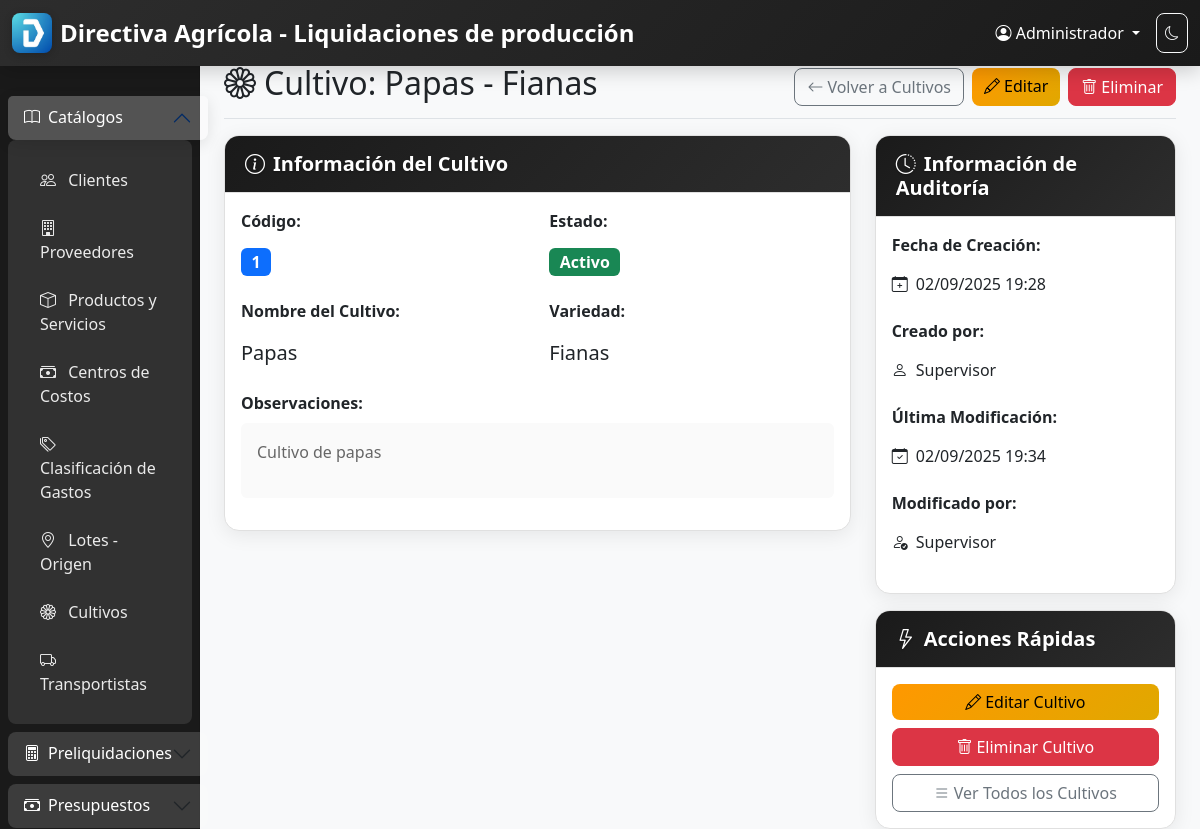
Page /cultivos/1/ (signed in) on the committed database.
### core/models.py (models this page shows, shortened)
class Usuario(AbstractUser):
    nombre = models.CharField(max_length=100, verbose_name="Nombre completo")
    puesto = models.CharField(max_length=100, verbose_name="Puesto")
    email = models.EmailField(unique=True, verbose_name="Correo electrónico")
    is_admin = models.BooleanField(default=False, verbose_name="Es administrador")
    USERNAME_FIELD = 'username'
    REQUIRED_FIELDS = ['email', 'nombre', 'puesto']
    class Meta:
        verbose_name = "Usuario"
        verbose_name_plural = "Usuarios"
        db_table = 'usuarios'

class Cultivo(models.Model):
    codigo = models.AutoField(primary_key=True, verbose_name="Código")
    nombre = models.CharField(
        max_length=100,
        verbose_name="Nombre del cultivo",
        help_text="Nombre del cultivo"
    )
    variedad = models.CharField(
        max_length=100,
        verbose_name="Variedad",
        help_text="Variedad del cultivo"
    )
    observaciones = models.TextField(
        blank=True,
        verbose_name="Observaciones",
        help_text="Observaciones adicionales"
    )
    activo = models.BooleanField(
        default=True,
        verbose_name="Activo",
        help_text="Indica si el cultivo está activo"
    )
    fecha_creacion = models.DateTimeField(auto_now_add=True, verbose_name="Fecha de creación")
    fecha_modificacion = models.DateTimeField(auto_now=True, verbose_name="Fecha de modificación")
    usuario_creacion = models.ForeignKey(
        Usuario,
        on_delete=models.SET_NULL,
        null=True,
        blank=True,
        related_name='cultivos_creados',
        verbose_name="Usuario de creación"
    )
    usuario_modificacion = models.ForeignKey(
        Usuario,
        on_delete=models.SET_NULL,
        null=True,
        blank=True,
        related_name='cultivos_modificados',
        verbose_name="Usuario de modificación"
    )
    class Meta:
        verbose_name = "Cultivo"
        verbose_name_plural = "Cultivos"
        db_table = 'cultivos'
        ordering = ['nombre', 'variedad']

### core/views.py (the view)
# urls.py: path('cultivos/<int:pk>/', CultivoDetailView.as_view(), name='cultivo_detail'),
class CultivoDetailView(LoginRequiredMixin, TemplateView):
    template_name = 'core/cultivo_detail.html'
    def get_object(self):
        return get_object_or_404(Cultivo, pk=self.kwargs['pk'])
    def get_context_data(self, **kwargs):
        context = super().get_context_data(**kwargs)
        cultivo = self.get_object()
        context['cultivo'] = cultivo
        context['title'] = f'Cultivo: {cultivo.nombre} - {cultivo.variedad}'
        return context

### templates/core/cultivo_detail.html (shortened to what this page needs)
{% extends 'base.html' %}
{% load static %}
{% block content %}
<div class="d-flex justify-content-between flex-wrap flex-md-nowrap align-items-center pt-3 pb-2 mb-3 border-bottom">
    <h1 class="h2">
        <i class="bi bi-flower1 me-2"></i>{{ title }}
    </h1>
    <div class="btn-toolbar mb-2 mb-md-0">
        <a href="{% url 'core:cultivo_list' %}" class="btn btn-outline-secondary me-2">
            <i class="bi bi-arrow-left me-1"></i>Volver a Cultivos
        </a>
        <a href="{% url 'core:cultivo_update' cultivo.pk %}" class="btn btn-warning me-2">
            <i class="bi bi-pencil me-1"></i>Editar
        </a>
        <a href="{% url 'core:cultivo_delete' cultivo.pk %}" class="btn btn-danger">
            <i class="bi bi-trash me-1"></i>Eliminar
        </a>
    </div>
</div>
<div class="row">
    <div class="col-lg-8">
        <div class="card">
            <div class="card-header">
                <h5 class="card-title mb-0">
                    <i class="bi bi-info-circle me-2"></i>Información del Cultivo
                </h5>
            </div>
            <div class="card-body">
                <div class="row">
                    <div class="col-md-6">
                        <div class="mb-3">
                            <label class="form-label fw-bold">Código:</label>
                            <p class="form-control-plaintext">
                                <span class="badge bg-primary fs-6">{{ cultivo.codigo }}</span>
                            </p>
                        </div>
                    </div>
                    <div class="col-md-6">
                        <div class="mb-3">
                            <label class="form-label fw-bold">Estado:</label>
                            <p class="form-control-plaintext">
                                {% if cultivo.activo %}
                                    <span class="badge bg-success fs-6">Activo</span>
                                {% else %}
                                    <span class="badge bg-secondary fs-6">Inactivo</span>
                                {% endif %}
                            </p>
                        </div>
                    </div>
                </div>
                <div class="row">
                    <div class="col-md-6">
                        <div class="mb-3">
                            <label class="form-label fw-bold">Nombre del Cultivo:</label>
                            <p class="form-control-plaintext fs-5">{{ cultivo.nombre }}</p>
                        </div>
                    </div>
                    <div class="col-md-6">
                        <div class="mb-3">
                            <label class="form-label fw-bold">Variedad:</label>
                            <p class="form-control-plaintext fs-5">{{ cultivo.variedad }}</p>
                        </div>
                    </div>
                </div>
                {% if cultivo.observaciones %}
                <div class="row">
                    <div class="col-12">
                        <div class="mb-3">
                            <label class="form-label fw-bold">Observaciones:</label>
                            <div class="form-control-plaintext bg-light p-3 rounded">
                                {{ cultivo.observaciones|linebreaks }}
                            </div>
                        </div>
                    </div>
                </div>
                {% endif %}
            </div>
        </div>
    </div>
    <div class="col-lg-4">
        <div class="card">
            <div class="card-header">
                <h5 class="card-title mb-0">
                    <i class="bi bi-clock-history me-2"></i>Información de Auditoría
                </h5>
            </div>
            <div class="card-body">
                <div class="mb-3">
                    <label class="form-label fw-bold">Fecha de Creación:</label>
                    <p class="form-control-plaintext">
                        <i class="bi bi-calendar-plus me-1"></i>
                        {{ cultivo.fecha_creacion|date:"d/m/Y H:i" }}
                    </p>
                </div>
                {% if cultivo.usuario_creacion %}
                <div class="mb-3">
                    <label class="form-label fw-bold">Creado por:</label>
                    <p class="form-control-plaintext">
                        <i class="bi bi-person me-1"></i>
                        {{ cultivo.usuario_creacion.nombre }}
                    </p>
                </div>
                {% endif %}
                <div class="mb-3">
                    <label class="form-label fw-bold">Última Modificación:</label>
                    <p class="form-control-plaintext">
                        <i class="bi bi-calendar-check me-1"></i>
                        {{ cultivo.fecha_modificacion|date:"d/m/Y H:i" }}
                    </p>
                </div>
                {% if cultivo.usuario_modificacion %}
                <div class="mb-3">
                    <label class="form-label fw-bold">Modificado por:</label>
                    <p class="form-control-plaintext">
                        <i class="bi bi-person-check me-1"></i>
                        {{ cultivo.usuario_modificacion.nombre }}
                    </p>
                </div>
                {% endif %}
            </div>
        </div>
        <div class="card mt-3">
            <div class="card-header">
                <h5 class="card-title mb-0">
                    <i class="bi bi-lightning me-2"></i>Acciones Rápidas
                </h5>
            </div>
            <div class="card-body">
                <div class="d-grid gap-2">
                    <a href="{% url 'core:cultivo_update' cultivo.pk %}" class="btn btn-warning">
                        <i class="bi bi-pencil me-1"></i>Editar Cultivo
                    </a>
                    <a href="{% url 'core:cultivo_delete' cultivo.pk %}" class="btn btn-danger">
                        <i class="bi bi-trash me-1"></i>Eliminar Cultivo
                    </a>
                    <a href="{% url 'core:cultivo_list' %}" class="btn btn-outline-secondary">
                        <i class="bi bi-list me-1"></i>Ver Todos los Cultivos
                    </a>
                </div>
            </div>
        </div>
    </div>
</div>
{% endblock %}

### templates/base.html (shortened to what this page needs)
{% load static %}
{% load cache_utils %}
<!DOCTYPE html>
<html lang="es">
<head>
    <link href="https://cdn.jsdelivr.net/npm/bootstrap@5.3.2/dist/css/bootstrap.min.css" rel="stylesheet">
    <link href="https://cdn.jsdelivr.net/npm/bootstrap-icons@1.11.1/font/bootstrap-icons.css" rel="stylesheet">
    <link href="{% static_with_timestamp 'css/style.css' %}" rel="stylesheet">
</head>
<body>
    <nav class="navbar navbar-expand-lg navbar-dark bg-primary fixed-top">
        <div class="container-fluid">
            <div class="navbar-brand d-flex align-items-center">
                <img src="/static/images/LogoDirectiva.png" alt="Logo Directiva Agrícola" height="40" class="me-2">
                <span class="fw-bold">Directiva Agrícola - Liquidaciones de producción</span>
            </div>
            <div class="navbar-nav ms-auto">
                <div class="nav-item dropdown">
                    <a class="nav-link dropdown-toggle text-white" href="#" role="button" data-bs-toggle="dropdown">
                        <i class="bi bi-person-circle"></i> {{ user.nombre|default:user.username }}
                    </a>
                </div>
            </div>
        </div>
    </nav>
    <div class="container-fluid">
        <div class="row">
            <nav id="sidebar" class="col-md-3 col-lg-2 d-md-block bg-light sidebar collapse">
                <div class="position-sticky pt-5">
                    <div class="accordion" id="sidebarAccordion">
                        <div class="accordion-item">
                            <h2 class="accordion-header" id="catalogosHeader">
                                <button class="accordion-button" type="button" data-bs-toggle="collapse" data-bs-target="#catalogosCollapse" aria-expanded="true" aria-controls="catalogosCollapse">
                                    <i class="bi bi-book me-2"></i>
                                    Catálogos
                                </button>
                            </h2>
                            <div id="catalogosCollapse" class="accordion-collapse collapse show" aria-labelledby="catalogosHeader" data-bs-parent="#sidebarAccordion">
                                <div class="accordion-body">
                                    <ul class="nav flex-column">
                                        <li class="nav-item">
                                            <a class="nav-link" href="{% url 'core:cliente_list' %}">
                                                <i class="bi bi-people"></i> Clientes
                                            </a>
                                        </li>
                                        <li class="nav-item">
                                            <a class="nav-link" href="{% url 'core:proveedor_list' %}">
                                                <i class="bi bi-building"></i> Proveedores
                                            </a>
                                        </li>
                                        <li class="nav-item">
                                            <a class="nav-link" href="{% url 'core:producto_servicio_list' %}">
                                                <i class="bi bi-box"></i> Productos y Servicios
                                            </a>
                                        </li>
                                        <li class="nav-item">
                                            <a class="nav-link" href="{% url 'core:centro_costo_list' %}">
                                                <i class="bi bi-cash-stack"></i> Centros de Costos
                                            </a>
                                        </li>
                                        <li class="nav-item">
                                            <a class="nav-link" href="{% url 'core:clasificacion_gasto_list' %}">
                                                <i class="bi bi-tags"></i> Clasificación de Gastos
                                            </a>
                                        </li>
                                        <li class="nav-item">
                                            <a class="nav-link" href="{% url 'core:lote_origen_list' %}">
                                                <i class="bi bi-geo-alt"></i> Lotes - Origen
                                            </a>
                                        </li>
                                        <li class="nav-item">
                                            <a class="nav-link" href="{% url 'core:cultivo_list' %}">
                                                <i class="bi bi-flower1"></i> Cultivos
                                            </a>
                                        </li>
                                        <li class="nav-item">
                                            <a class="nav-link" href="{% url 'core:transportista_list' %}">
                                                <i class="bi bi-truck"></i> Transportistas
                                            </a>
                                        </li>
                                    </ul>
                                </div>
                            </div>
                        </div>
                        <div class="accordion-item">
                            <h2 class="accordion-header" id="preliquidacionesHeader">
                                <button class="accordion-button collapsed" type="button" data-bs-toggle="collapse" data-bs-target="#preliquidacionesCollapse" aria-expanded="false" aria-controls="preliquidacionesCollapse">
                                    <i class="bi bi-calculator me-2"></i>
                                    Preliquidaciones
                                </button>
                            </h2>
                        </div>
                        <div class="accordion-item">
                            <h2 class="accordion-header" id="presupuestosHeader">
                                <button class="accordion-button collapsed" type="button" data-bs-toggle="collapse" data-bs-target="#presupuestosCollapse" aria-expanded="false" aria-controls="presupuestosCollapse">
                                    <i class="bi bi-cash-stack me-2"></i>
                                    Presupuestos
                                </button>
                            </h2>
                        </div>
                    </div>
                </div>
            </nav>
            <main class="col-md-9 ms-sm-auto col-lg-10 px-md-4">
                <div class="pt-5">
                    {% block content %}{% endblock %}
                </div>
            </main>
        </div>
    </div>
</body>
</html>

### rows in the picture
Usuario: nombre "Administrador"
Cultivo: codigo "1", nombre "Papas", variedad "Fianas", observaciones "Cultivo de papas", fecha_creacion "02/09/2025 19:28", usuario_creacion.nombre "Supervisor", fecha_modificacion "02/09/2025 19:34", usuario_modificacion.nombre "Supervisor"

### other values in the picture
{{ title }} "Cultivo: Papas - Fianas"
